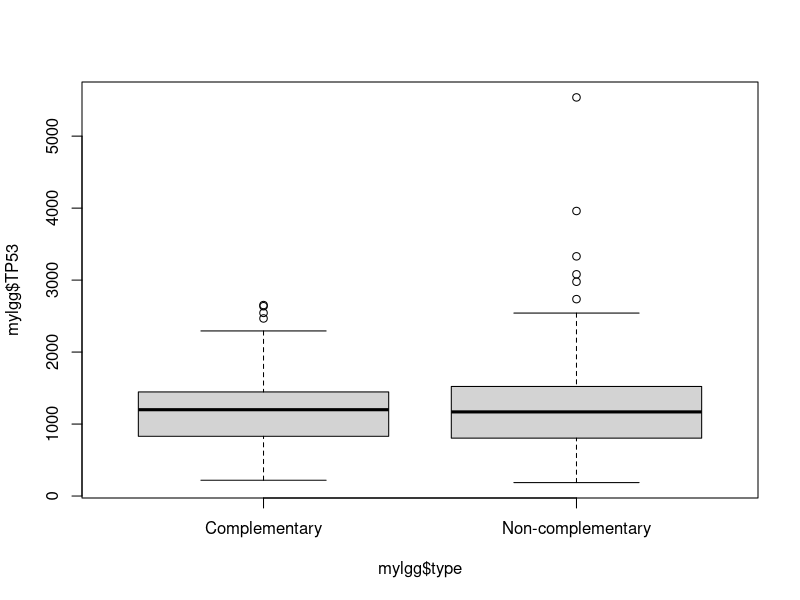
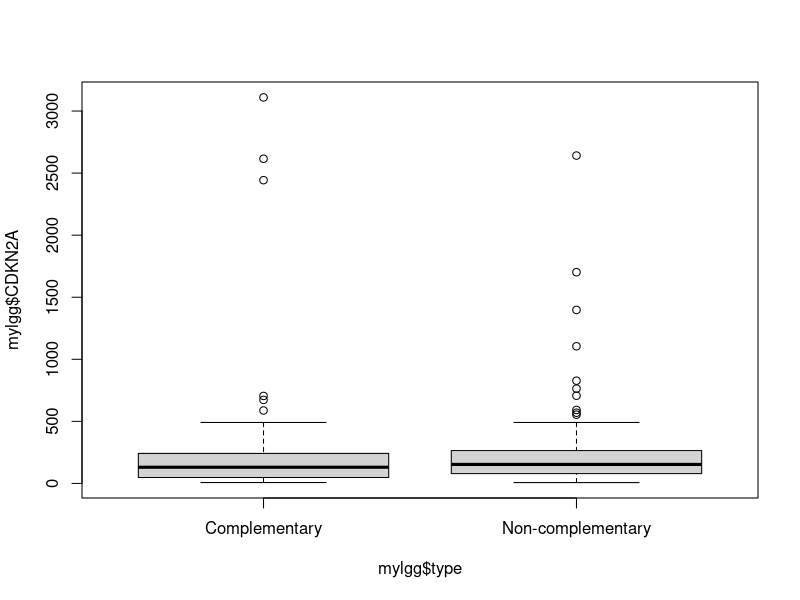
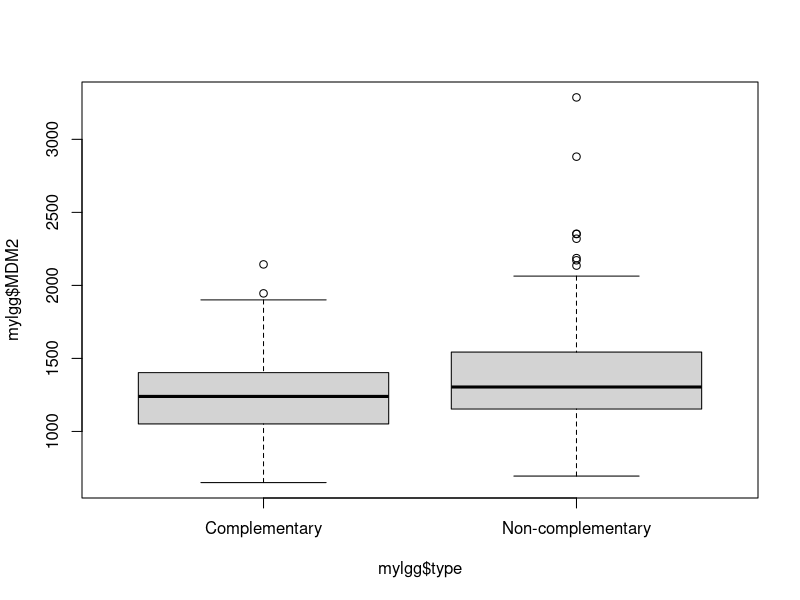
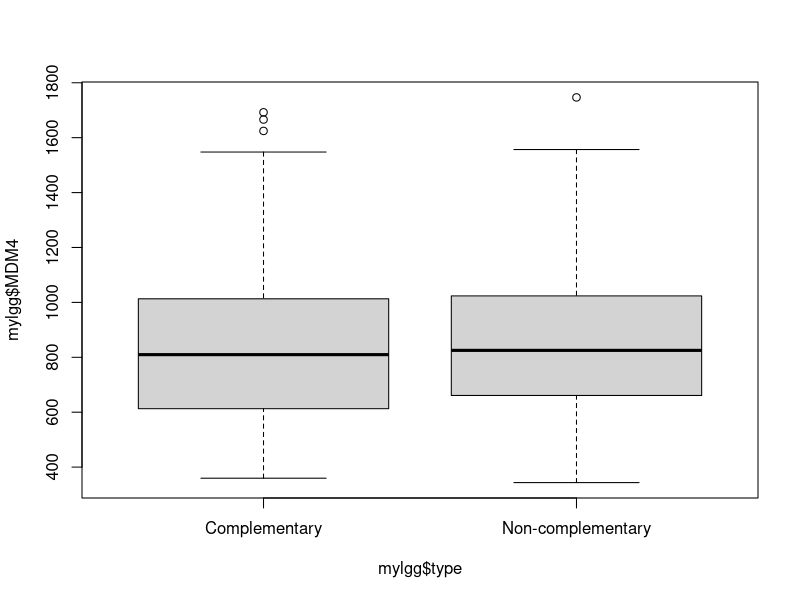

The R source for these figures, in order:
# Nathan Van Bibber
# 3/26/2020
# 
# Exercise for today's lecture by Dr. Blanck


# Load packages
library(tidyverse)

# read data
mylgg <- read_csv("Data/LGG_data.csv")

# transform type into a factor variable
mylgg <- mutate(mylgg, type = factor(type))


expression_summary <- mylgg %>% 
    select(-c(1:2,type)) %>% 
    sapply(summary)

# visualize summaries with boxplots comparing btw complementary and non-comp
boxplot(mylgg$TP53 ~ mylgg$type)
boxplot(mylgg$CDKN2A ~ mylgg$type)
boxplot(mylgg$MDM2 ~ mylgg$type)
boxplot(mylgg$MDM4 ~ mylgg$type)


## MDM2 looks promising!